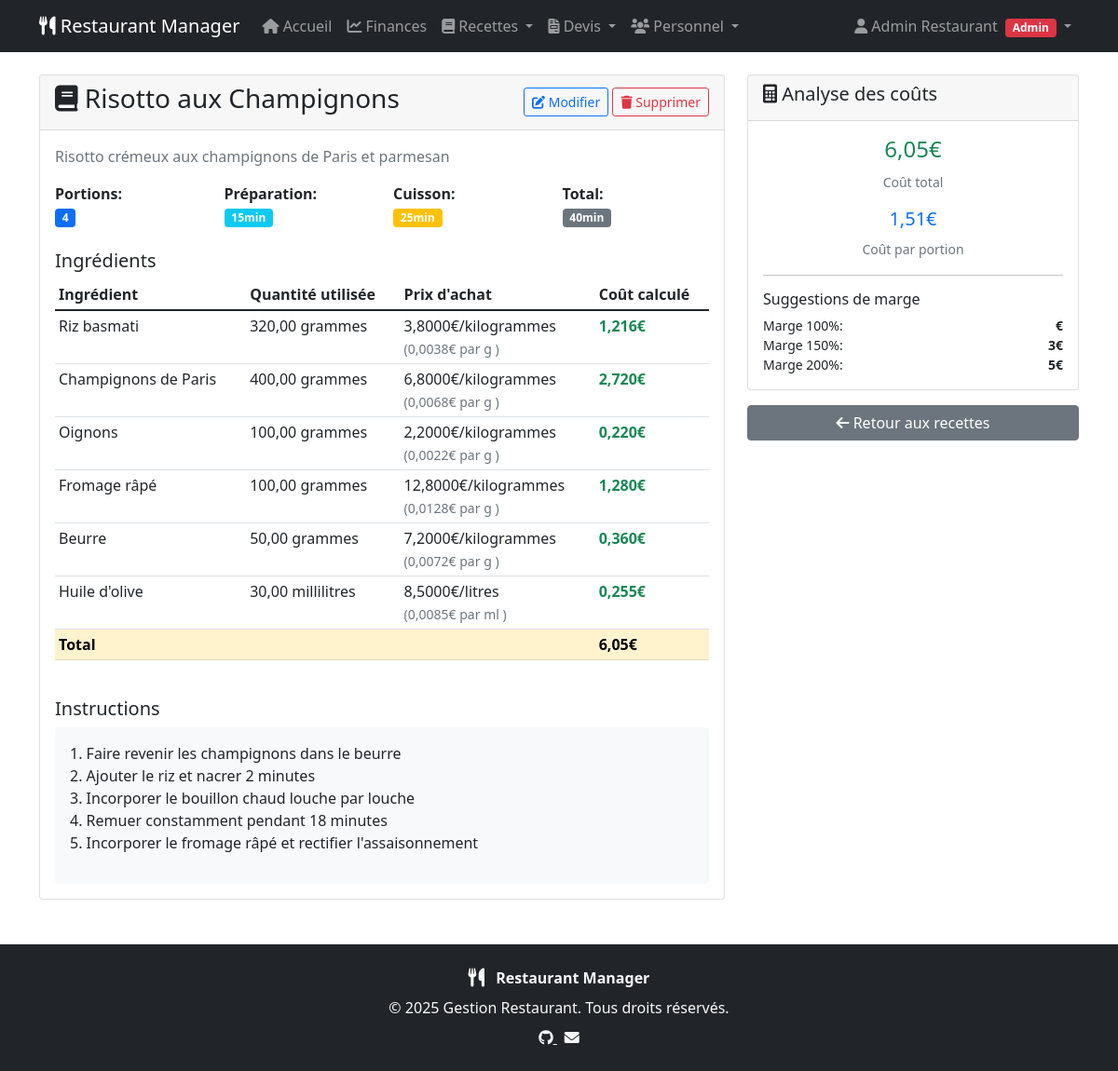
/recettes/2/ (signed in), run on the app's committed database.
### recipes/models.py (models this page shows, shortened)
class Recipe(models.Model):
    name = models.CharField(max_length=200, verbose_name="Nom de la recette")
    description = models.TextField(blank=True, verbose_name="Description")
    servings = models.PositiveIntegerField(default=1, verbose_name="Nombre de portions")
    preparation_time = models.PositiveIntegerField(
        blank=True, null=True,
        verbose_name="Temps de préparation (minutes)"
    )
    cooking_time = models.PositiveIntegerField(
        blank=True, null=True,
        verbose_name="Temps de cuisson (minutes)"
    )
    instructions = models.TextField(blank=True, verbose_name="Instructions")
    created_at = models.DateTimeField(auto_now_add=True)
    updated_at = models.DateTimeField(auto_now=True)
    class Meta:
        verbose_name = "Recette"
        verbose_name_plural = "Recettes"
        ordering = ['-created_at']
    @property
    def total_cost(self):
        total = Decimal('0.00')
        for recipe_ingredient in self.recipe_ingredients.all():
            total += recipe_ingredient.cost
        return total
    @property
    def cost_per_serving(self):
        if self.servings > 0:
            return self.total_cost / self.servings
        return Decimal('0.00')
    @property
    def total_time(self):
        prep = self.preparation_time or 0
        cook = self.cooking_time or 0
        return prep + cook

class RecipeIngredient(models.Model):
    UNIT_CHOICES = [
        ('g', 'grammes'),
        ('kg', 'kilogrammes'),
        ('ml', 'millilitres'),
        ('cl', 'centilitres'),
        ('l', 'litres'),
        ('piece', 'pièce(s)'),
        ('c_soupe', 'cuillère(s) à soupe'),
        ('c_cafe', 'cuillère(s) à café'),
    ]
    recipe = models.ForeignKey(
        Recipe,
        on_delete=models.CASCADE,
        related_name='recipe_ingredients',
        verbose_name="Recette"
    )
    ingredient = models.ForeignKey(
        Ingredient,
        on_delete=models.CASCADE,
        verbose_name="Ingrédient"
    )
    quantity = models.DecimalField(
        max_digits=10,
        decimal_places=2,
        verbose_name="Quantité"
    )
    unit = models.CharField(
        max_length=20,
        choices=UNIT_CHOICES,
        verbose_name="Unité utilisée"
    )
    class Meta:
        verbose_name = "Ingrédient de recette"
        verbose_name_plural = "Ingrédients de recette"
        unique_together = ('recipe', 'ingredient')
    def get_quantity_in_base_unit(self):
        conversion_factors = {
            'kg': 1000,  # vers grammes
            'g': 1,
            'l': 1000,   # vers ml
            'cl': 10,
            'ml': 1,
            'piece': 1,
            'c_soupe': 15,  # 1 c. à soupe ≈ 15ml
            'c_cafe': 5,    # 1 c. à café ≈ 5ml
        }
        factor = conversion_factors.get(self.unit, 1)
        return self.quantity * factor
    @property
    def cost(self):
        base_quantity = self.get_quantity_in_base_unit()
        price_per_base_unit = self.ingredient.get_price_per_base_unit()
        return base_quantity * price_per_base_unit

class Ingredient(models.Model):
    UNIT_CHOICES = [
        ('g', 'grammes'),
        ('kg', 'kilogrammes'),
        ('ml', 'millilitres'),
        ('cl', 'centilitres'),
        ('l', 'litres'),
        ('piece', 'pièce(s)'),
        ('c_soupe', 'cuillère(s) à soupe'),
        ('c_cafe', 'cuillère(s) à café'),
    ]
    name = models.CharField(max_length=200, verbose_name="Nom")
    unit = models.CharField(
        max_length=20,
        choices=UNIT_CHOICES,
        verbose_name="Unité d'achat"
    )
    unit_price = models.DecimalField(
        max_digits=10,
        decimal_places=4,  # Plus de précision pour les petites unités
        verbose_name="Prix unitaire"
    )
    created_at = models.DateTimeField(auto_now_add=True)
    class Meta:
        verbose_name = "Ingrédient"
        verbose_name_plural = "Ingrédients"
    def get_price_per_base_unit(self):
        conversion_factors = {
            'kg': 1000,  # 1 kg = 1000g
            'g': 1,      # 1g = 1g
            'l': 1000,   # 1L = 1000ml
            'cl': 10,    # 1cl = 10ml
            'ml': 1,     # 1ml = 1ml
            'piece': 1,  # 1 pièce = 1 pièce
            'c_soupe': 1,
            'c_cafe': 1,
        }
        factor = conversion_factors.get(self.unit, 1)
        return self.unit_price / factor

### recipes/views.py (the view)
# urls.py: path('<int:pk>/', views.recipe_detail, name='detail'),
@manager_required
def recipe_detail(request, pk):
    recipe = get_object_or_404(Recipe, pk=pk)
    ingredients = recipe.recipe_ingredients.all().select_related('ingredient')
    return render(request, 'recipes/recipe_detail.html', {
        'recipe': recipe,
        'ingredients': ingredients
    })

### templates/recipes/recipe_detail.html (shortened to what this page needs)
{% extends 'base.html' %}  {% block content %}
<div class="row">
  <div class="col-lg-8">
    <div class="card">
      <div
        class="card-header d-flex justify-content-between align-items-center"
      >
        <h3><i class="fas fa-book"></i> {{ recipe.name }}</h3>
        <div>
          <a
            href="{% url 'recipes:update' recipe.pk %}"
            class="btn btn-outline-primary btn-sm"
          >
            <i class="fas fa-edit"></i> Modifier
          </a>
          <a
            href="{% url 'recipes:delete' recipe.pk %}"
            class="btn btn-outline-danger btn-sm"
          >
            <i class="fas fa-trash"></i> Supprimer
          </a>
        </div>
      </div>
      <div class="card-body">
        {% if recipe.description %}
        <p class="text-muted">{{ recipe.description }}</p>
        {% endif %}
        <div class="row mb-4">
          <div class="col-md-3">
            <strong>Portions:</strong><br />
            <span class="badge bg-primary">{{ recipe.servings }}</span>
          </div>
          <div class="col-md-3">
            <strong>Préparation:</strong><br />
            <span class="badge bg-info"
              >{{ recipe.preparation_time|default:"?" }}min</span
            >
          </div>
          <div class="col-md-3">
            <strong>Cuisson:</strong><br />
            <span class="badge bg-warning"
              >{{ recipe.cooking_time|default:"?" }}min</span
            >
          </div>
          <div class="col-md-3">
            <strong>Total:</strong><br />
            <span class="badge bg-secondary">{{ recipe.total_time }}min</span>
          </div>
        </div>
        <h5>Ingrédients</h5>
        <div class="table-responsive mb-4">
          <table class="table table-sm">
            <thead>
              <tr>
                <th>Ingrédient</th>
                <th>Quantité utilisée</th>
                <th>Prix d'achat</th>
                <th>Coût calculé</th>
              </tr>
            </thead>
            <tbody>
              {% for item in ingredients %}
              <tr>
                <td>{{ item.ingredient.name }}</td>
                <td>{{ item.quantity }} {{ item.get_unit_display }}</td>
                <td>
                  {{ item.ingredient.unit_price }}€/{{ item.ingredient.get_unit_display }}
                  <br /><small class="text-muted">
                    ({{ item.ingredient.get_price_per_base_unit|floatformat:4 }}€ par
                    {% if item.ingredient.unit in 'g,kg' %}
                      g
                    {% elif item.ingredient.unit in 'ml,cl,l' %}
                      ml
                    {% else %}
                      pièce
                    {% endif %})
                  </small>
                </td>
                <td>
                  <strong class="text-success"
                    >{{ item.cost|floatformat:3 }}€</strong
                  >
                </td>
              </tr>
              {% endfor %}
              <tr class="table-warning">
                <td colspan="3"><strong>Total</strong></td>
                <td><strong>{{ recipe.total_cost|floatformat:2 }}€</strong></td>
              </tr>
            </tbody>
          </table>
        </div>
        {% if recipe.instructions %}
        <h5>Instructions</h5>
        <div class="bg-light p-3 rounded">
          {{ recipe.instructions|linebreaks }}
        </div>
        {% endif %}
      </div>
    </div>
  </div>
  <div class="col-lg-4">
    <div class="card">
      <div class="card-header">
        <h5><i class="fas fa-calculator"></i> Analyse des coûts</h5>
      </div>
      <div class="card-body">
        <div class="row text-center mb-3">
          <div class="col-12 mb-3">
            <h4 class="text-success">{{ recipe.total_cost|floatformat:2 }}€</h4>
            <small class="text-muted">Coût total</small>
          </div>
          <div class="col-12">
            <h5 class="text-primary">
              {{ recipe.cost_per_serving|floatformat:2 }}€
            </h5>
            <small class="text-muted">Coût par portion</small>
          </div>
        </div>
        <hr />
        <h6>Suggestions de marge</h6>
        <div class="small">
          {% with cost=recipe.cost_per_serving %}
          <div class="d-flex justify-content-between">
            <span>Marge 100%:</span>
            <strong>{{ cost|floatformat:2|add:cost|floatformat:2 }}€</strong>
          </div>
          <div class="d-flex justify-content-between">
            <span>Marge 150%:</span>
            <strong>{% widthratio cost 1 2.5 %}€</strong>
          </div>
          <div class="d-flex justify-content-between">
            <span>Marge 200%:</span>
            <strong>{% widthratio cost 1 3 %}€</strong>
          </div>
          {% endwith %}
        </div>
      </div>
    </div>
    <div class="mt-3">
      <a href="{% url 'recipes:list' %}" class="btn btn-secondary w-100">
        <i class="fas fa-arrow-left"></i> Retour aux recettes
      </a>
    </div>
  </div>
</div>
{% endblock %}

### templates/base.html (shortened to what this page needs)
<!DOCTYPE html>
<html lang="fr">
  <head>
    <link
      href="https://cdn.jsdelivr.net/npm/bootstrap@5.1.3/dist/css/bootstrap.min.css"
      rel="stylesheet"
    />
    <link
      href="https://cdnjs.cloudflare.com/ajax/libs/font-awesome/6.0.0/css/all.min.css"
      rel="stylesheet"
    />
  </head>
  <body>
    <nav class="navbar navbar-expand-lg navbar-dark bg-dark">
      <div class="container">
        <a class="navbar-brand" href="{% url 'dashboard:dashboard' %}">
          <i class="fas fa-utensils"></i> Restaurant Manager
        </a>
        <div class="collapse navbar-collapse" id="navbarNav">
          {% if user.is_authenticated %}
          <ul class="navbar-nav me-auto">
            <li class="nav-item">
              <a class="nav-link" href="{% url 'dashboard:dashboard' %}">
                <i class="fas fa-home"></i> Accueil
              </a>
            </li>
            <li class="nav-item">
              <a class="nav-link" href="{% url 'finances:dashboard' %}">
                <i class="fas fa-chart-line"></i> Finances
              </a>
            </li>
            {% if user.is_superuser or user.groups.filter.name == 'Managers' %}
              <li class="nav-item dropdown">
                <a
                  class="nav-link dropdown-toggle"
                  href="#"
                  id="recipesDropdown"
                  role="button"
                  data-bs-toggle="dropdown"
                >
                  <i class="fas fa-book"></i> Recettes
                </a>
              </li>
            {% endif %}
            {% if user.is_superuser or user.groups.filter.name == 'Managers' %}
              <li class="nav-item dropdown">
                <a
                  class="nav-link dropdown-toggle"
                  href="#"
                  id="quotesDropdown"
                  role="button"
                  data-bs-toggle="dropdown"
                >
                  <i class="fas fa-file-invoice"></i> Devis
                </a>
              </li>
            {% endif %}
            <li class="nav-item dropdown">
              <a
                class="nav-link dropdown-toggle"
                href="#"
                id="staffDropdown"
                role="button"
                data-bs-toggle="dropdown"
              >
                <i class="fas fa-users"></i> Personnel
              </a>
            </li>
          </ul>
          <ul class="navbar-nav">
            <li class="nav-item dropdown">
              <a
                class="nav-link dropdown-toggle"
                href="#"
                id="userDropdown"
                role="button"
                data-bs-toggle="dropdown"
              >
                <i class="fas fa-user"></i>
                {{ user.get_full_name|default:user.username }}
                {% if user.is_superuser %}
                  <span class="badge bg-danger ms-1">Admin</span>
                  {% elif user.groups.filter.name == 'Managers' %}
                  <span class="badge bg-warning ms-1">Manager</span>
                  {% elif user.groups.filter.name == 'Employees' %}
                  <span class="badge bg-info ms-1">Employé</span>
                {% endif %}
              </a>
            </li>
          </ul>
          {% endif %}
        </div>
      </div>
    </nav>
    <div class="container mt-4">{% block content %} {% endblock %}</div>
    <footer class="bg-dark text-light mt-5 py-4">
      <div class="container text-center">
        <div class="mb-2">
          <i class="fas fa-utensils fa-lg me-2"></i>
          <span class="fw-bold">Restaurant Manager</span>
        </div>
        <div class="mb-2">
          &copy; {{ now|default:2025 }} Gestion Restaurant. Tous droits réservés.
        </div>
        <div>
          <a href="https://github.com/andrewarnaud1/mymanager" class="text-light me-2" target="_blank" rel="noopener">
            <i class="fab fa-github"></i>
          </a>
          <a href="mailto:contact@restaurant.com" class="text-light">
            <i class="fas fa-envelope"></i>
          </a>
        </div>
      </div>
    </footer>
  </body>
</html>

### data on the page
Recipe: name "Risotto aux Champignons", description "Risotto crémeux aux champignons de Paris et parmesan", servings "4", preparation_time "15", cooking_time "25", total_time "40", total_cost "6,05", instructions "1. Faire revenir les champignons dans le beurre 2. Ajouter le riz et nacrer 2 minutes 3. Incorporer le bouillon chaud louche par louche 4. Remuer constamment pendant 18 minutes 5. Incorporer le fromage râpé et rectifier l'assaisonnement", cost_per_serving "1,51"
RecipeIngredient: ingredient.name "Riz basmati", quantity "320,00", unit "grammes", ingredient.unit_price "3,8000", ingredient.unit "kilogrammes", ingredient.get_price_per_base_unit "0,0038", cost "1,216"
RecipeIngredient: ingredient.name "Champignons de Paris", quantity "400,00", unit "grammes", ingredient.unit_price "6,8000", ingredient.unit "kilogrammes", ingredient.get_price_per_base_unit "0,0068", cost "2,720"
RecipeIngredient: ingredient.name "Oignons", quantity "100,00", unit "grammes", ingredient.unit_price "2,2000", ingredient.unit "kilogrammes", ingredient.get_price_per_base_unit "0,0022", cost "0,220"
RecipeIngredient: ingredient.name "Fromage râpé", quantity "100,00", unit "grammes", ingredient.unit_price "12,8000", ingredient.unit "kilogrammes", ingredient.get_price_per_base_unit "0,0128", cost "1,280"
RecipeIngredient: ingredient.name "Beurre", quantity "50,00", unit "grammes", ingredient.unit_price "7,2000", ingredient.unit "kilogrammes", ingredient.get_price_per_base_unit "0,0072", cost "0,360"
RecipeIngredient: ingredient.name "Huile d'olive", quantity "30,00", unit "millilitres", ingredient.unit_price "8,5000", ingredient.unit "litres", ingredient.get_price_per_base_unit "0,0085", shows "ml", cost "0,255"

### other printed values
{{ user.get_full_name|default:user.username }} "Admin Restaurant"
{{ now|default:2025 }} "2025"
